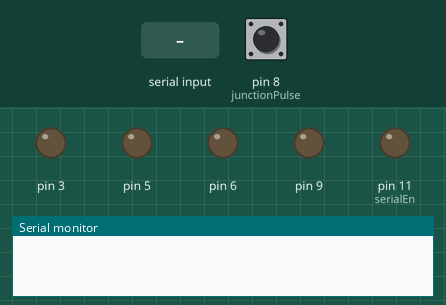
The sketch below on a simulated Arduino Uno, built with avr-gcc and run on an emulated ATmega328P. Parts: output pins drawn as LEDs (lit = HIGH), the last lines printed to the serial monitor. Inputs (shaded band) come from the test bench; at power-on: pin 8 (junctionPulse) LOW.

Above: at 1.2 s.
1.3 s: "X" received over the second serial link
At 2.2 s:
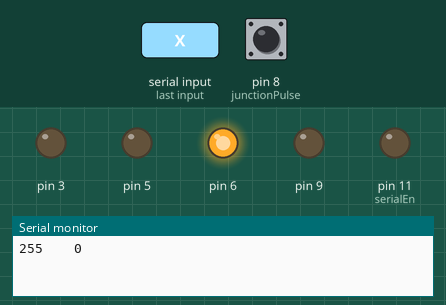
2.8 s: "B" received over the second serial link
At 3.4 s:
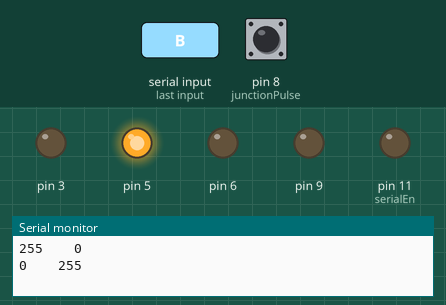
4.3 s: "S" received over the second serial link
At 5.5 s:
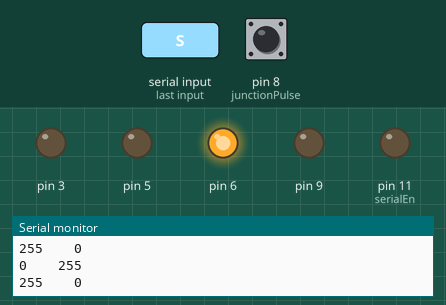
5.8 s: "J" received over the second serial link
At 6.8 s:
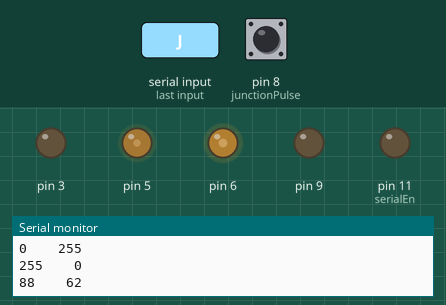
7.3 s: "D" received over the second serial link
At 8.0 s:
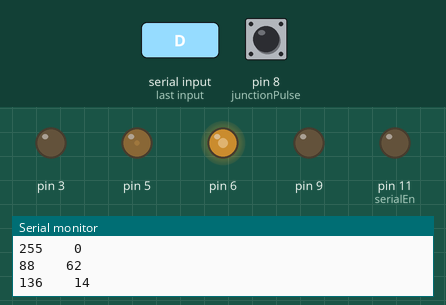
8.8 s: "T" received over the second serial link
At 9.1 s:
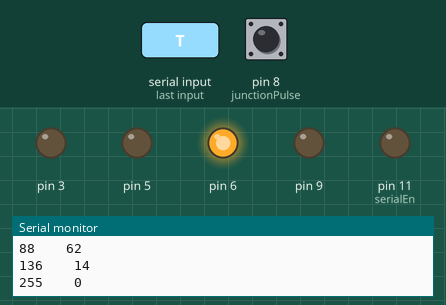
Timing chart, 0 to 11.3 s (numbered marks = the images above; inputs shaded):
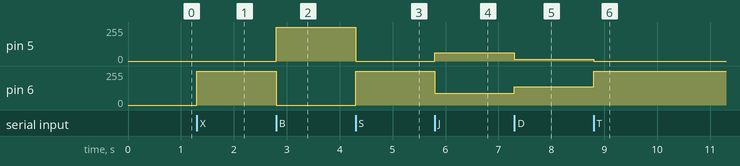

Measured:
- after the input at 1.3 s, pin 6: 0/255 → 255/255 at once
- after the input at 2.8 s, pin 5: 0/255 → 255/255 at once; pin 6: 255/255 → 0/255 at once
- after the input at 4.3 s, pin 5: 255/255 → 0/255 at once; pin 6: 0/255 → 255/255 at once
- after the input at 5.8 s, pin 5: 0/255 → 62/255 at once; pin 6: 255/255 → 88/255 at once
- after the input at 7.3 s, pin 5: 62/255 → 14/255 at once; pin 6: 88/255 → 136/255 at once
- after the input at 8.8 s, pin 5: 14/255 → 0/255 at once; pin 6: 136/255 → 255/255 at once

The sketch:

Mk_3.ino
```cpp
#include <SoftwareSerial.h>

SoftwareSerial mySerial(13, 12); // RX, T
const byte serialEn = 11;        // Connect UART output enable of LSA08 to pin 2
const byte junctionPulse = 8;    // Connect JPULSE of LSA08 to pin 4
char address = 0x01;    // UART address as 0x01

unsigned int junctionCount = 0;

//PID values
float kp = 7;
float kd = 30;
float ki = 0.1;
const int base_speed = 75;
const int max_speed = 255; const int high_speed_mod = 100;
const int setpoint = 35;
int error ;
int lasterror = 0;
int error_sum = 0;

void setup() {
  pinMode(serialEn,OUTPUT);   // Setting serialEn as digital output pin
  pinMode(junctionPulse,INPUT);   // Setting junctionPulse as digital input pin

  //Motors
  pinMode(3,OUTPUT);
  pinMode(5,OUTPUT);
  pinMode(6,OUTPUT);
  pinMode(9,OUTPUT);

  // Setting initial condition of serialEn pin to HIGH
  digitalWrite(serialEn,HIGH);

  // Open serial communications and wait for port to open:
  Serial.begin(115200);

  // set the data rate for the SoftwareSerial port
  mySerial.begin(57600); //38400
  mySerial.flush();   // Clear serial buffer

  digitalWrite(serialEn,LOW);

  clearJunction();
  //delay(3000);
  //sendCommand('C',0);
}

void loop() { // run over and over
  linefollowing();
  // Stay here to prevent infinite loop
}

void linefollowing(){
  //Line extraction
  byte positionVal = 0;   // Declare a psition variable to store incomin

  while(mySerial.available() <= 0);   // Wait for data to be available
  positionVal = mySerial.read();    // Read incoming data and store in dummy

  // If no line is detected, stay at the position
  if(positionVal == 255) {
    analogWrite(6,0);
    analogWrite(5,0);
  }
  else{

  if(digitalRead(junctionPulse)) {
    while(digitalRead(junctionPulse)) {
      //analogWrite(6, 0);
      //analogWrite(5, 0);
    }
    // Retrieve the junction count from LSA08
    // You can do whatever you want with the junction count
    junctionCount = getJunction();
  }
  else{

  //PID following
  float error = setpoint - positionVal;
  int motor_speed_1 = base_speed - (error*kp) - (kd*(error - lasterror)) - (ki*error_sum);
  int motor_speed_2 = base_speed + (error*kp) + (kd*(error - lasterror)) + (ki*error_sum);
  lasterror = error;
  error_sum = error + error_sum;
  if(error_sum > 100){
    error_sum = 100;
  }
  else if(error_sum < -100){
    error_sum = -100;
  }// Serial.println(error_sum);

  //motor write
  if(motor_speed_1 < 0){
    motor_speed_1 = 0;
  }
  if(motor_speed_1 > max_speed){
    motor_speed_1 = max_speed;
  }
  if(motor_speed_2 < 0){
    motor_speed_2 = 0;
  }
  if(motor_speed_2 > max_speed){
    motor_speed_2 = max_speed;
  }
  //highSpeed mod
  if(motor_speed_1 == motor_speed_2){
    motor_speed_1 = motor_speed_2 = high_speed_mod;
  }

    analogWrite(6, motor_speed_1); Serial.print(motor_speed_1); Serial.print("    ");
    analogWrite(5, motor_speed_2); Serial.println(motor_speed_2);
  }
  }
  //digitalWrite(serialEn,HIGH);    // Stop requesting for UART data
}


/*
 * Function to send command to LSA08 in 4 continuous bytes.
 * LSA08 will reply with "OK" for every successful command sent.
 * However, reading the reply is optional, and thus not showing here.
 */
void sendCommand(char command, char data) {

  char checksum = address + command + data;

  mySerial.print(address);
  mySerial.print(command);
  mySerial.print(data);
  mySerial.print(checksum);

}
void commands(char command, char data){

  if(command == 'X'){
  // Clear internal junction count of LSA08
  command = 'X';
  data = 0x00;
  sendCommand(command,data);
  }

  else if(command == 'S'){
  // Setting LCD contrast to 90
  command = 'S';
  sendCommand(command,data);
  }

  else if(command == 'B'){
  // Setting LCD backlight to level 5
  command = 'B';
  data = 0x0 + data;
  sendCommand(command,data);
  }

  else if(command == 'J'){
  // Setting junction width to 6
  command = 'J';
  data = 0x0 + data;
  sendCommand(command,data);
  }

  else if(command == 'T'){
  // Setting threshold value default : 1
  command = 'T';
  data = 0x0 + data;
  sendCommand(command,data);
  }

  else if(command == 'L'){
  // Setting line mode to Dark-On default : 2
  command = 'L';
  data = 0x0 + data;
  sendCommand(command,data);
  }

  else if(command == 'D'){
  // Setting UART ouput to mode Default : 2
  command = 'D';
  data = 0x0 + data;
  sendCommand(command,data);
  }

  else if(command == 'C'){
  // Start calibration
  command = 'C';
  data = 0x00;
  sendCommand(command,data);
  }
}
// Function to retrieve junction count from LSA08
int getJunction() {
  char address = 0x01;
  char command = 'X';
  char data = 0x01;
  char checksum = address + command + data;

  mySerial.write(address);
  mySerial.write(command);
  mySerial.write(data);
  mySerial.write(checksum);

  while(mySerial.available() <= 0);
  return (int(mySerial.read()));
}
// Function to clear internal junction counter of LSA08
void clearJunction() {
  char address = 0x01;
  char command = 'X';
  char data = 0x00;
  char checksum = address + command + data;

  mySerial.write(address);
  mySerial.write(command);
  mySerial.write(data);
  mySerial.write(checksum);
}
```
